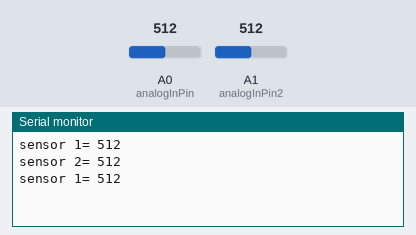
A sketch run on a simulated Arduino Uno, built with avr-gcc and run on an emulated ATmega328P. Parts: the last lines printed to the serial monitor. The test bench sets the inputs (shaded band); at power-on: A0 (analogInPin) = 512, A1 (analogInPin2) = 512.

Above: at 4.8 s.
4.9 s: A0 (analogInPin) set to 716
At 6.6 s:
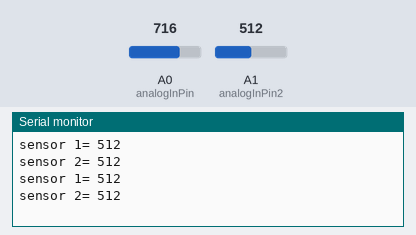
9.9 s: A1 (analogInPin2) set to 716
At 10.9 s:
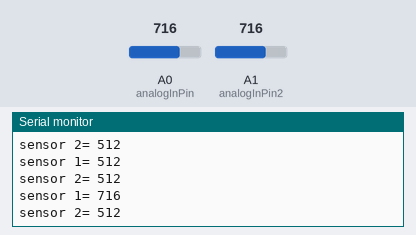
14.9 s: A0 (analogInPin) set to 900
At 16.7 s:
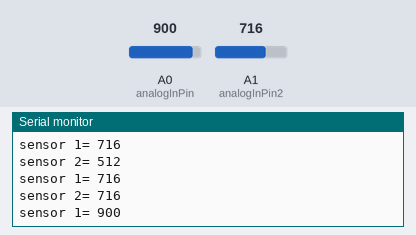
19.9 s: A1 (analogInPin2) set to 900
At 20.9 s:
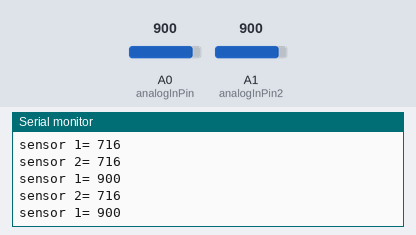
Timing chart, 0 to 22.9 s (numbered marks = the images above; inputs shaded):
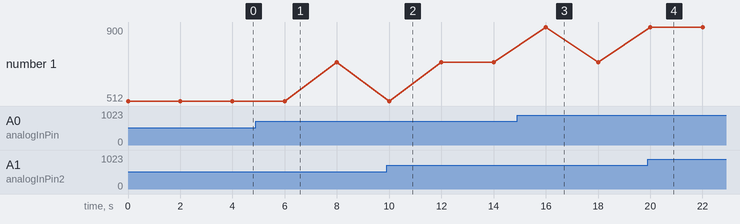

Measured:
- after the input at 14.9 s, the serial monitor: prints a new line after 1.1 s (image 3)
- plotted number 1: 512 → 716 after the input at 4.9 s

The sketch:

analogRead.ino
```cpp
// These constants won't change. They're used to give names to the pins used:
const int analogInPin = A0;  // Analog input pin that the potentiometer is attached to
const int analogInPin2 = A1; // Analog output pin that the LED is attached to

int sensorValue = 0; // value read from the pot
int outputValue = 0; // value output to the PWM (analog out)

void setup()
{
  // initialize serial communications at 9600 bps:
  Serial.begin(9600);
}

void loop()
{
  // read the analog in value:
  sensorValue = analogRead(analogInPin);
  int sensorValue2 = analogRead(analogInPin2);

  // print the results to the Serial Monitor:
  Serial.print("sensor 1= ");
  Serial.println(sensorValue);
  delay(2000);
  Serial.print("sensor 2= ");
  Serial.println(sensorValue2);

  // wait 2 milliseconds before the next loop for the analog-to-digital
  // converter to settle after the last reading:
  delay(2000);
}
```
